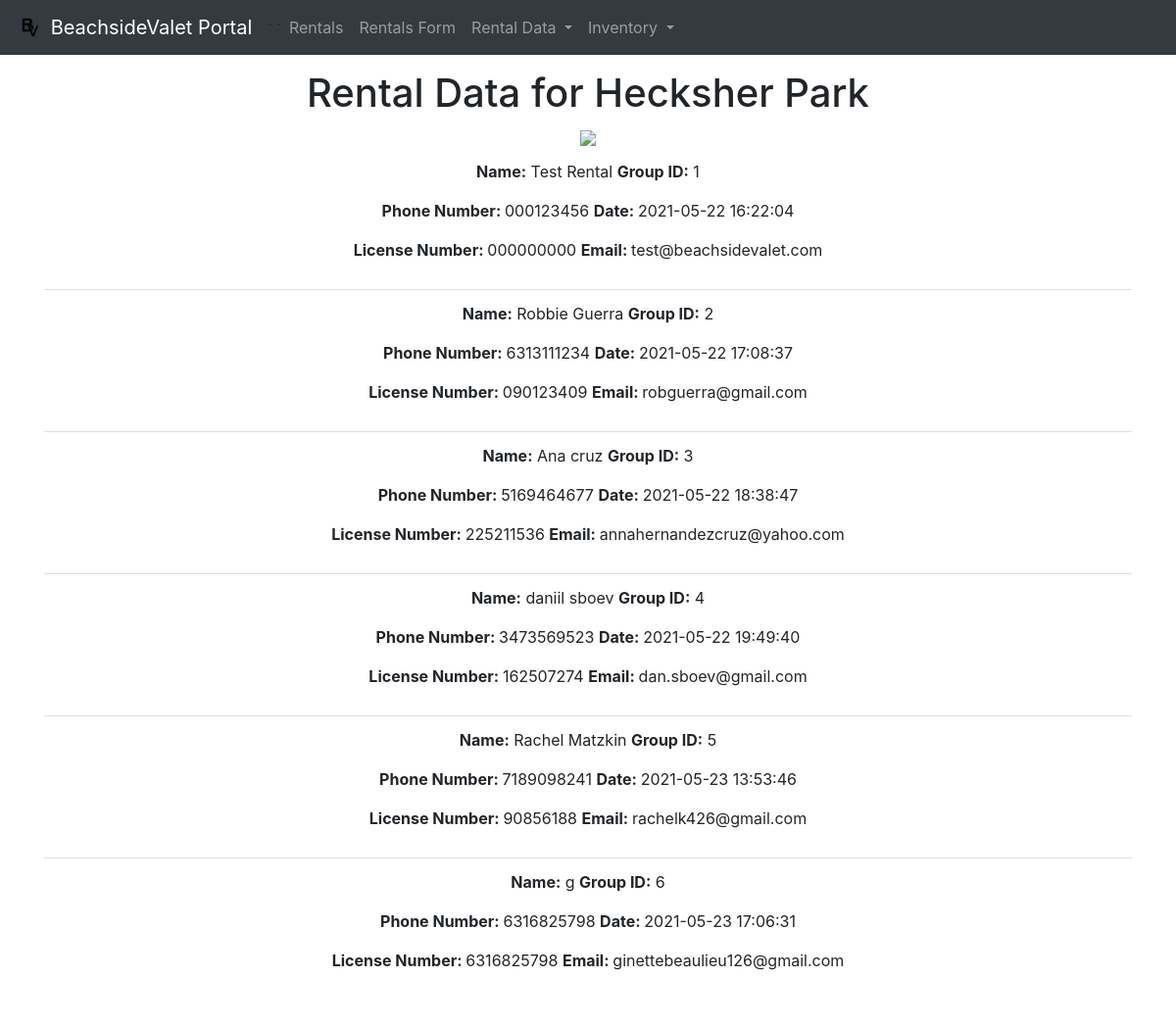
Screenshot of /group-data-hecksher (signed in) with the database file from the repository.
### assets/models.py (models this page shows)
class Group(db.Model):
    user_id = db.Column(db.Integer, db.ForeignKey('user.id'))
    group_id = db.Column(db.Integer, primary_key=True)
    full_name = db.Column(db.String(72), unique=False)
    phone_number = db.Column(db.String(15), unique=False)
    drivers_license = db.Column(db.String(20), unique=False)
    email_address = db.Column(db.String(72), unique=False)
    time_started = db.Column(db.DateTime(timezone=True), default=func.now())
    consent = db.Column(db.String(72), unique=False)
    active = db.Column(db.Boolean)

### assets/views.py (the view)
@views.route('/group-data-hecksher', methods=['GET'])
def group_data():
    return render_template('group-data-hecksher.html', user=current_user)

### assets/__init__.py (called while the page is built)
def create_app():
    app = Flask(__name__)
    app.config['SECRET_KEY'] = 'BEACHSIDEMONKEYBALLS#*JOE#*JOHNNY#*2021'
    app.config['SQLALCHEMY_DATABASE_URI'] = f'sqlite:///{DB_NAME}'
    db.init_app(app)
    from .views import views
    from .auth import auth
    app.register_blueprint(views, url_prefrix='/')
    app.register_blueprint(auth, url_prefrix='/')
    from .models import User, Note
    create_db(app)
    login_manager = LoginManager()
    login_manager.login_view = 'auth.login'
    login_manager.init_app(app)
    @login_manager.user_loader
    def load_user(id):
        return User.query.get(int(id))
    return app

### assets/templates/group-data-hecksher.html
{% extends "base.html" %} {% block title %}Rental Data for HSP{% endblock %}
{% block content %}
<body align="center" margin="10px">
<h1 align="center">Rental Data for Hecksher Park</h1>
<img src="http://beachsidevalet.com/wp-content/uploads/2020/02/Anotherbeach-300x169.jpg" align="center">
<ul class="list-group list-group-flush" id="groups">
{% for group in user.groups %}
<li class="list-group-item">
     <p><b>Name:</b>  {{ group.full_name }}   <b>Group ID:</b>  {{group.group_id }}  </p>
       <p> <b> Phone Number: </b>{{group.phone_number}}    <b>Date: </b>{{ group.time_started }} </p>
      <p>  <b>License Number: </b>{{group.drivers_license}} <b>Email:  </b>{{ group.email_address }} </p>
</li>
{% endfor %}
{% endblock %}

### assets/templates/base.html (shortened to what this page needs)
<!DOCTYPE html>
<html>
    <head>
    <link
      rel="stylesheet"
      href="https://stackpath.bootstrapcdn.com/bootstrap/4.4.1/css/bootstrap.min.css"
    />
    <link
      rel="stylesheet"
      href="https://stackpath.bootstrapcdn.com/font-awesome/4.7.0/css/font-awesome.min.css"
    />
    </head>
    <body style="padding-bottom:25px" align="center">
        <nav class="navbar navbar-expand-lg navbar-dark bg-dark">
            <div class="collapse navbar-collapse" id="navbar">
              <div class="navbar-nav">
              <a class="navbar-brand" href="/">
                    <img src="static/Images/beachsidelogo.png"
                         width="30" height="30"
                         class="d-inline-block align-top" alt="">
                  BeachsideValet Portal
                </a>
               {% if user.is_authenticated  %}
                .
               .
                <a class="nav-item nav-link" id="rentals" href="/rentals">Rentals</a>
                <a class="nav-item nav-link" id="rentals-form" href="/rentals-form">Rentals Form</a>
                        <li class="nav-item dropdown">
                            <a class="nav-link dropdown-toggle"
                               href="#" id="navbarDropdown"
                               role="button" data-toggle="dropdown"
                               aria-haspopup="true"
                               aria-expanded="false">
                              Rental Data
                            </a>
                        </li>
                        <li class="nav-item dropdown">
                            <a class="nav-link dropdown-toggle"
                               href="#" id="navbarDropdown"
                               role="button"
                               data-toggle="dropdown"
                               aria-haspopup="true"
                               aria-expanded="false">
                              Inventory
                            </a>
                        </li>
                {% else %}
                <a class="nav-item nav-link" id="login" href="/login">Login</a>
                <a class="nav-item nav-link" id="Sign-Up" href="/sign-up">Sign Up</a>
                {% endif %}
              </div>
            </div>
        </nav>
        <div class="container"style ="padding: 15px" align ="center">
        {% block content %}
        {%endblock%}
        </div>
    </body>
</html>

### rows the page displays
Group: full_name "Test Rental", group_id "1", phone_number "000123456", time_started "2021-05-22 16:22:04", drivers_license "000000000", email_address "test@beachsidevalet.com"
Group: full_name "Robbie Guerra", group_id "2", phone_number "6313111234", time_started "2021-05-22 17:08:37", drivers_license "090123409", email_address "robguerra@gmail.com"
Group: full_name "Ana cruz", group_id "3", phone_number "5169464677", time_started "2021-05-22 18:38:47", drivers_license "225211536", email_address "annahernandezcruz@yahoo.com"
Group: full_name "daniil sboev", group_id "4", phone_number "3473569523", time_started "2021-05-22 19:49:40", drivers_license "162507274", email_address "dan.sboev@gmail.com"
Group: full_name "Rachel Matzkin", group_id "5", phone_number "7189098241", time_started "2021-05-23 13:53:46", drivers_license "90856188", email_address "rachelk426@gmail.com"
Group: full_name "g", group_id "6", phone_number "6316825798", time_started "2021-05-23 17:06:31", drivers_license "6316825798", email_address "ginettebeaulieu126@gmail.com"
